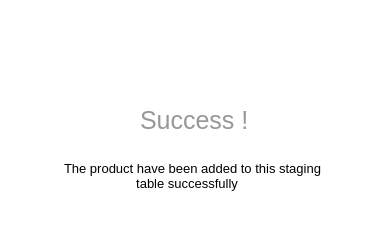
<?xml version="1.0" encoding="UTF-8"?>
<ui version="4.0">
 <class>PopUpModel</class>
 <widget class="QWidget" name="PopUpModel">
  <property name="geometry">
   <rect>
    <x>0</x>
    <y>0</y>
    <width>391</width>
    <height>231</height>
   </rect>
  </property>
  <property name="windowTitle">
   <string>Form</string>
  </property>
  <property name="styleSheet">
   <string notr="true">background-color:white;
border-radius:10px</string>
  </property>
  <widget class="QWidget" name="container_pop_up" native="true">
   <property name="geometry">
    <rect>
     <x>0</x>
     <y>0</y>
     <width>391</width>
     <height>231</height>
    </rect>
   </property>
   <property name="styleSheet">
    <string notr="true">background-color:white;
border-radius:10px;</string>
   </property>
   <widget class="QLabel" name="pop_up_icon">
    <property name="geometry">
     <rect>
      <x>150</x>
      <y>10</y>
      <width>91</width>
      <height>91</height>
     </rect>
    </property>
    <property name="text">
     <string/>
    </property>
    <property name="pixmap">
     <pixmap resource="res.qrc">:/img/img/success_icon.png</pixmap>
    </property>
   </widget>
   <widget class="QLabel" name="title_container_pop_up">
    <property name="geometry">
     <rect>
      <x>140</x>
      <y>110</y>
      <width>231</width>
      <height>21</height>
     </rect>
    </property>
    <property name="styleSheet">
     <string notr="true">position: absolute;
width: 114px;
height: 30px;
left: 576px;
top: 263px;

font-family: 'Inter';
font-style: normal;
font-weight: 400;
font-size: 25px;
line-height: 30px;
text-align: center;
color: #989797;</string>
    </property>
    <property name="text">
     <string>Success !</string>
    </property>
   </widget>
   <widget class="QLabel" name="description_pop_up">
    <property name="geometry">
     <rect>
      <x>64</x>
      <y>160</y>
      <width>301</width>
      <height>31</height>
     </rect>
    </property>
    <property name="styleSheet">
     <string notr="true">position: absolute;
width: 281px;
height: 32px;
left: 496px;
top: 311px;


font-style: normal;
font-weight: 400;
font-size: 13px;
line-height: 16px;
text-align: center;

color: #000000;</string>
    </property>
    <property name="text">
     <string>The product have been added to this staging 
                    table successfully</string>
    </property>
   </widget>
  </widget>
 </widget>
 <resources>
  <include location="res.qrc"/>
 </resources>
 <connections/>
</ui>
